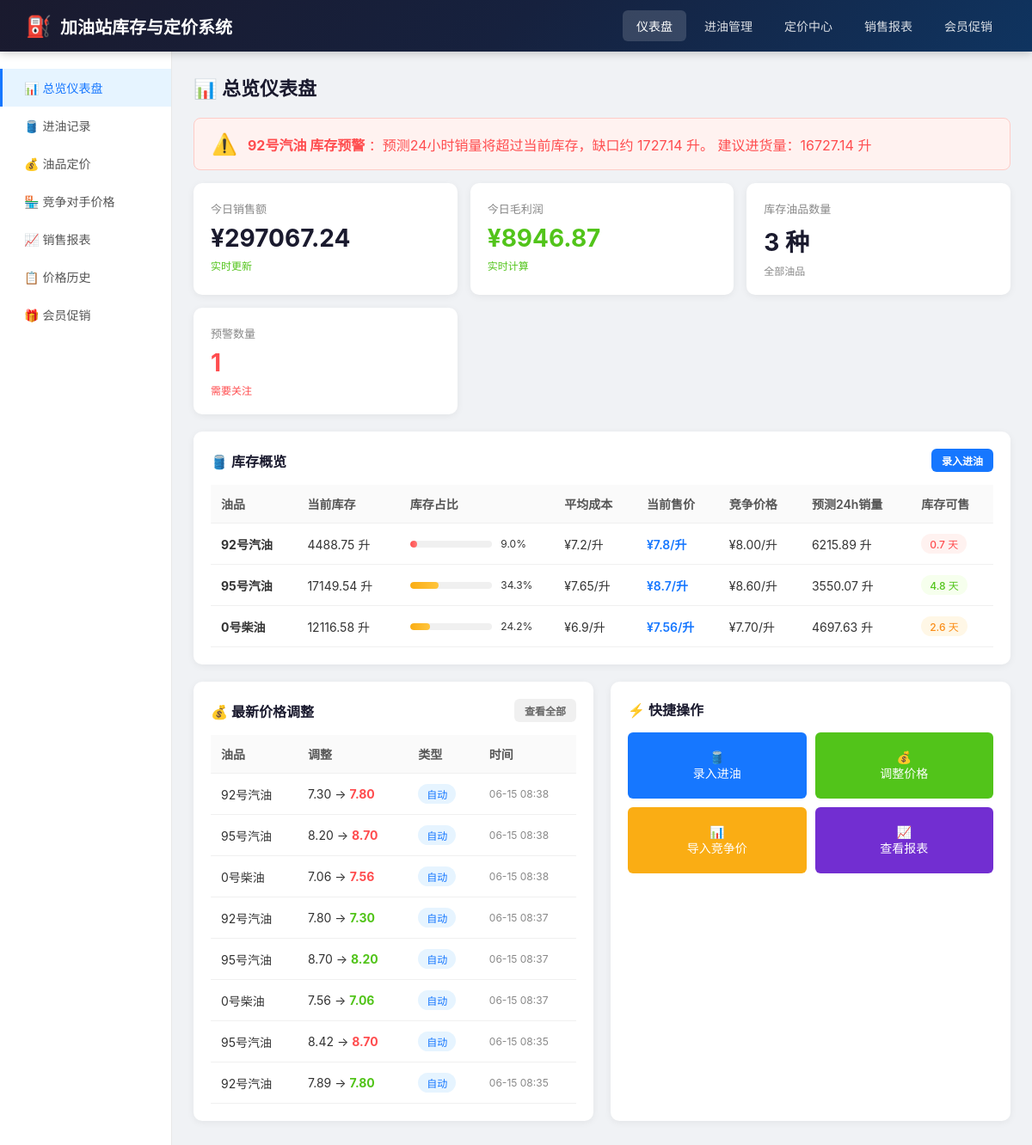
/dashboard, run on the app's committed database.
### models.py (models this page shows, shortened)
class Fuel(db.Model):
    __tablename__ = 'fuels'
    id = db.Column(db.Integer, primary_key=True)
    code = db.Column(db.String(20), unique=True, nullable=False)
    name = db.Column(db.String(50), nullable=False)
    tank_capacity = db.Column(db.Float, default=50000)
    current_price = db.Column(db.Float, nullable=False)
    price_update_time = db.Column(db.DateTime, default=datetime.now)
    created_at = db.Column(db.DateTime, default=datetime.now)
    intake_records = db.relationship('IntakeRecord', backref='fuel', lazy='dynamic')
    sales_records = db.relationship('SalesRecord', backref='fuel', lazy='dynamic')
    price_histories = db.relationship('PriceHistory', backref='fuel', lazy='dynamic')
    competitor_prices = db.relationship('CompetitorPrice', backref='fuel', lazy='dynamic')
    member_promotions = db.relationship('MemberPromotion', backref='fuel', lazy='dynamic')

class CompetitorPrice(db.Model):
    __tablename__ = 'competitor_prices'
    id = db.Column(db.Integer, primary_key=True)
    fuel_id = db.Column(db.Integer, db.ForeignKey('fuels.id'), nullable=False)
    price = db.Column(db.Float, nullable=False)
    record_date = db.Column(db.Date, nullable=False)
    created_at = db.Column(db.DateTime, default=datetime.now)
    __table_args__ = (
        db.UniqueConstraint('fuel_id', 'record_date', name='_fuel_date_uc'),
    )

class PriceHistory(db.Model):
    __tablename__ = 'price_histories'
    id = db.Column(db.Integer, primary_key=True)
    fuel_id = db.Column(db.Integer, db.ForeignKey('fuels.id'), nullable=False)
    old_price = db.Column(db.Float, nullable=False)
    new_price = db.Column(db.Float, nullable=False)
    change_time = db.Column(db.DateTime, nullable=False)
    change_type = db.Column(db.String(20), nullable=False)
    reason = db.Column(db.String(200))
    created_at = db.Column(db.DateTime, default=datetime.now)

### app.py (the view, shortened to what this page needs)
@app.route('/dashboard')
def dashboard():
    fuels = Fuel.query.all()
    inventory_data = []
    warnings = []
    for fuel in fuels:
        current_stock = get_current_stock(fuel.id)
        avg_cost = get_moving_average_cost(fuel.id)
        predicted_24h = predict_24h_sales(fuel.id)
        stock_days = current_stock / predicted_24h if predicted_24h > 0 else 0
        fuel_data = {
            'id': fuel.id,
            'name': fuel.name,
            'code': fuel.code,
            'current_stock': round(current_stock, 2),
            'capacity': fuel.tank_capacity,
            'stock_percent': round((current_stock / fuel.tank_capacity) * 100, 1),
            'avg_cost': round(avg_cost, 3),
            'current_price': round(fuel.current_price, 2),
            'predicted_24h': round(predicted_24h, 2),
            'stock_days': round(stock_days, 1),
            'competitor_price': get_latest_competitor_price(fuel.id)
        }
        inventory_data.append(fuel_data)
        if predicted_24h > current_stock:
            shortage = predicted_24h - current_stock
            suggested_order = shortage + (fuel.tank_capacity * 0.3)
            warnings.append({
                'fuel_name': fuel.name,
                'shortage': round(shortage, 2),
                'suggested_order': round(suggested_order, 2),
                'level': 'danger'
            })
    today = datetime.now().date()
    today_sales = get_daily_sales(today)
    today_revenue = sum(s['revenue'] for s in today_sales.values()) if today_sales else 0
    today_profit = sum(s['profit'] for s in today_sales.values()) if today_sales else 0
    price_histories = PriceHistory.query.order_by(PriceHistory.change_time.desc()).limit(10).all()
    return render_template('dashboard.html',
                         inventory_data=inventory_data,
                         warnings=warnings,
                         today_revenue=round(today_revenue, 2),
                         today_profit=round(today_profit, 2),
                         price_histories=price_histories)

### utils.py (called while the page is built, shortened)
def get_current_stock(fuel_id):
    intakes = IntakeRecord.query.filter_by(fuel_id=fuel_id).all()
    total_intake = sum(r.volume for r in intakes)
    sales = SalesRecord.query.filter_by(fuel_id=fuel_id).all()
    total_sales = sum(r.volume for r in sales)
    return total_intake - total_sales

def get_moving_average_cost(fuel_id):
    intakes = IntakeRecord.query.filter_by(fuel_id=fuel_id)\
        .order_by(IntakeRecord.intake_time.asc()).all()
    if not intakes:
        return 0
    total_volume = 0
    total_cost = 0
    for intake in intakes:
        new_total_volume = total_volume + intake.volume
        new_total_cost = total_cost + (intake.volume * intake.cost_price)
        total_volume = new_total_volume
        total_cost = new_total_cost
    if total_volume == 0:
        return 0
    return total_cost / total_volume

def get_latest_competitor_price(fuel_id):
    latest = CompetitorPrice.query.filter_by(fuel_id=fuel_id)\
        .order_by(CompetitorPrice.record_date.desc()).first()
    return latest.price if latest else None

def predict_24h_sales(fuel_id):
    seven_days_ago = datetime.now() - timedelta(days=7)
    sales = SalesRecord.query.filter(
        SalesRecord.fuel_id == fuel_id,
        SalesRecord.sale_time >= seven_days_ago
    ).all()
    total_volume = sum(s.volume for s in sales)
    daily_avg = total_volume / 7
    day_factor = 1.0
    today = datetime.now().weekday()
    if today >= 5:
        day_factor = 1.15
    return daily_avg * day_factor

def get_daily_sales(report_date):
    if isinstance(report_date, datetime):
        report_date = report_date.date()
    start = datetime.combine(report_date, datetime.min.time())
    end = datetime.combine(report_date + timedelta(days=1), datetime.min.time())
    sales = SalesRecord.query.filter(
        SalesRecord.sale_time >= start,
        SalesRecord.sale_time < end
    ).all()
    result = {}
    for sale in sales:
        if sale.fuel_id not in result:
            result[sale.fuel_id] = {'volume': 0, 'revenue': 0, 'profit': 0, 'count': 0}
        result[sale.fuel_id]['volume'] += sale.volume
        result[sale.fuel_id]['revenue'] += sale.total_revenue
        result[sale.fuel_id]['profit'] += sale.profit
        result[sale.fuel_id]['count'] += 1
    return result

### templates/dashboard.html (shortened to what this page needs)
{% extends 'base.html' %}
{% block content %}
<h2 class="page-title">📊 总览仪表盘</h2>
{% if warnings %}
    {% for warning in warnings %}
        <div class="warning-banner {{ warning.level }}">
            <span class="icon">⚠️</span>
            <div>
                <strong>{{ warning.fuel_name }} 库存预警</strong>
                {% if warning.shortage > 0 %}
                    ：预测24小时销量将超过当前库存，缺口约 {{ warning.shortage }} 升。
                {% else %}
                    ：库存周转天数不足2天。
                {% endif %}
                建议进货量：{{ warning.suggested_order }} 升
            </div>
        </div>
    {% endfor %}
{% endif %}
<div class="stat-cards">
    <div class="stat-card">
        <div class="stat-label">今日销售额</div>
        <div class="stat-value">¥{{ today_revenue }}</div>
        <div class="stat-change" style="color: #52c41a;">实时更新</div>
    </div>
    <div class="stat-card">
        <div class="stat-label">今日毛利润</div>
        <div class="stat-value" style="color: #52c41a;">¥{{ today_profit }}</div>
        <div class="stat-change" style="color: #52c41a;">实时计算</div>
    </div>
    <div class="stat-card">
        <div class="stat-label">库存油品数量</div>
        <div class="stat-value">{{ inventory_data|length }} 种</div>
        <div class="stat-change" style="color: #888;">全部油品</div>
    </div>
    <div class="stat-card">
        <div class="stat-label">预警数量</div>
        <div class="stat-value" style="color: {{ '#ff4d4f' if warnings else '#52c41a' }};">{{ warnings|length }}</div>
        <div class="stat-change" style="color: {{ '#ff4d4f' if warnings else '#52c41a' }};">需要关注</div>
    </div>
</div>
<div class="card">
    <div class="card-title">
        <span>🛢️ 库存概览</span>
        <a href="{{ url_for('intake') }}" class="btn btn-primary btn-sm">录入进油</a>
    </div>
    <table>
        <thead>
            <tr>
                <th>油品</th>
                <th>当前库存</th>
                <th>库存占比</th>
                <th>平均成本</th>
                <th>当前售价</th>
                <th>竞争价格</th>
                <th>预测24h销量</th>
                <th>库存可售</th>
            </tr>
        </thead>
        <tbody>
            {% for item in inventory_data %}
            <tr>
                <td><strong>{{ item.name }}</strong></td>
                <td>{{ item.current_stock }} 升</td>
                <td style="min-width: 150px;">
                    <div style="display: flex; align-items: center; gap: 10px;">
                        <div class="progress-bar" style="flex: 1;">
                            <div class="progress-fill
                                {% if item.stock_percent > 50 %}green
                                {% elif item.stock_percent > 20 %}yellow
                                {% else %}red{% endif %}"
                                style="width: {{ item.stock_percent }}%;"></div>
                        </div>
                        <span style="font-size: 12px; min-width: 50px;">{{ item.stock_percent }}%</span>
                    </div>
                </td>
                <td>¥{{ item.avg_cost }}/升</td>
                <td style="color: #1677ff; font-weight: 600;">¥{{ item.current_price }}/升</td>
                <td>
                    {% if item.competitor_price %}
                        ¥{{ '%.2f'|format(item.competitor_price) }}/升
                    {% else %}
                        <span style="color: #999;">暂无数据</span>
                    {% endif %}
                </td>
                <td>{{ item.predicted_24h }} 升</td>
                <td>
                    <span class="tag {% if item.stock_days > 3 %}tag-green{% elif item.stock_days > 1 %}tag-orange{% else %}tag-red{% endif %}">
                        {{ item.stock_days }} 天
                    </span>
                </td>
            </tr>
            {% endfor %}
        </tbody>
    </table>
</div>
<div class="grid-2">
    <div class="card">
        <div class="card-title">
            <span>💰 最新价格调整</span>
            <a href="{{ url_for('price_history') }}" class="btn btn-sm" style="background: #f0f0f0; color: #666;">查看全部</a>
        </div>
        {% if price_histories %}
        <table>
            <thead>
                <tr>
                    <th>油品</th>
                    <th>调整</th>
                    <th>类型</th>
                    <th>时间</th>
                </tr>
            </thead>
            <tbody>
                {% for ph in price_histories[:8] %}
                <tr>
                    <td>{{ ph.fuel.name }}</td>
                    <td>
                        {{ '%.2f'|format(ph.old_price) }} →
                        <strong style="color: {% if ph.new_price > ph.old_price %}#ff4d4f{% else %}#52c41a{% endif %};">
                            {{ '%.2f'|format(ph.new_price) }}
                        </strong>
                    </td>
                    <td>
                        <span class="tag {% if ph.change_type == 'auto' %}tag-blue{% else %}tag-purple{% endif %}">
                            {{ '自动' if ph.change_type == 'auto' else '手动' }}
                        </span>
                    </td>
                    <td style="font-size: 12px; color: #888;">{{ ph.change_time.strftime('%m-%d %H:%M') }}</td>
                </tr>
                {% endfor %}
            </tbody>
        </table>
        {% else %}
        <p style="color: #999; text-align: center; padding: 20px;">暂无价格调整记录</p>
        {% endif %}
    </div>
    <div class="card">
        <div class="card-title">
            <span>⚡ 快捷操作</span>
        </div>
        <div style="display: grid; grid-template-columns: 1fr 1fr; gap: 10px;">
            <a href="{{ url_for('intake') }}" class="btn btn-primary" style="text-align: center; padding: 20px;">
                🛢️<br>录入进油
            </a>
            <a href="{{ url_for('pricing') }}" class="btn btn-success" style="text-align: center; padding: 20px;">
                💰<br>调整价格
            </a>
            <a href="{{ url_for('competitor') }}" class="btn btn-warning" style="text-align: center; padding: 20px;">
                📊<br>导入竞争价
            </a>
            <a href="{{ url_for('sales_report') }}" class="btn" style="background: #722ed1; color: white; text-align: center; padding: 20px;">
                📈<br>查看报表
            </a>
        </div>
    </div>
</div>
{% endblock %}

### templates/base.html (style rules this page uses)
* { margin: 0; padding: 0; box-sizing: border-box; }
body { font-family: -apple-system, BlinkMacSystemFont, 'Segoe UI', Roboto, 'Helvetica Neue', Arial, sans-serif; background: #f0f2f5; color: #333; }
.page-title { font-size: 22px; font-weight: 600; margin-bottom: 20px; color: #1a1a2e; }
.card { background: white; border-radius: 10px; padding: 20px; box-shadow: 0 2px 8px rgba(0,0,0,0.06); margin-bottom: 20px; }
.card-title { font-size: 16px; font-weight: 600; margin-bottom: 15px; color: #1a1a2e; display: flex; align-items: center; justify-content: space-between; }
.btn { display: inline-block; padding: 8px 18px; border: none; border-radius: 6px; cursor: pointer; font-size: 14px; text-decoration: none; transition: all 0.2s; }
.btn-primary { background: #1677ff; color: white; }
.btn-success { background: #52c41a; color: white; }
.btn-warning { background: #faad14; color: white; }
.btn-sm { padding: 5px 12px; font-size: 12px; }
table { width: 100%; border-collapse: collapse; }
th, td { padding: 12px; text-align: left; border-bottom: 1px solid #f0f0f0; font-size: 14px; }
th { background: #fafafa; font-weight: 600; color: #555; }
.tag { display: inline-block; padding: 3px 10px; border-radius: 12px; font-size: 12px; font-weight: 500; }
.tag-green { background: #f6ffed; color: #52c41a; }
.tag-red { background: #fff2f0; color: #ff4d4f; }
.tag-blue { background: #e6f4ff; color: #1677ff; }
.tag-orange { background: #fff7e6; color: #fa8c16; }
.stat-cards { display: grid; grid-template-columns: repeat(auto-fit, minmax(240px, 1fr)); gap: 15px; margin-bottom: 20px; }
.stat-card { background: white; border-radius: 10px; padding: 20px; box-shadow: 0 2px 8px rgba(0,0,0,0.06); }
.stat-card .stat-label { font-size: 13px; color: #888; margin-bottom: 8px; }
.stat-card .stat-value { font-size: 28px; font-weight: 700; color: #1a1a2e; }
.stat-card .stat-change { font-size: 12px; margin-top: 6px; }
.progress-bar { width: 100%; height: 8px; background: #f0f0f0; border-radius: 4px; overflow: hidden; }
.progress-fill { height: 100%; border-radius: 4px; transition: width 0.3s; }
.progress-fill.yellow { background: linear-gradient(90deg, #faad14, #ffc53d); }
.progress-fill.red { background: linear-gradient(90deg, #ff4d4f, #ff7875); }
.warning-banner { padding: 15px 20px; border-radius: 8px; margin-bottom: 15px; display: flex; align-items: center; gap: 12px; }
.warning-banner.danger { background: #fff2f0; border: 1px solid #ffccc7; color: #ff4d4f; }
.warning-banner .icon { font-size: 24px; }
.grid-2 { display: grid; grid-template-columns: 1fr 1fr; gap: 20px; }

### data on the page
Fuel: fuel_name "92号汽油", shortage "1727.14", suggested_order "16727.14", name "92号汽油"
CompetitorPrice: competitor_price "8.00"
Fuel: name "95号汽油"
CompetitorPrice: competitor_price "8.60"
Fuel: name "0号柴油"
CompetitorPrice: competitor_price "7.70"
PriceHistory: fuel.name "92号汽油", old_price "7.30", new_price "7.80", change_type "自动", change_time "06-15 08:38"
PriceHistory: fuel.name "95号汽油", old_price "8.20", new_price "8.70", change_type "自动", change_time "06-15 08:38"
PriceHistory: fuel.name "0号柴油", old_price "7.06", new_price "7.56", change_type "自动", change_time "06-15 08:38"
PriceHistory: fuel.name "92号汽油", old_price "7.80", new_price "7.30", change_type "自动", change_time "06-15 08:37"
PriceHistory: fuel.name "95号汽油", old_price "8.70", new_price "8.20", change_type "自动", change_time "06-15 08:37"
PriceHistory: fuel.name "0号柴油", old_price "7.56", new_price "7.06", change_type "自动", change_time "06-15 08:37"
PriceHistory: fuel.name "95号汽油", old_price "8.42", new_price "8.70", change_type "自动", change_time "06-15 08:35"
PriceHistory: fuel.name "92号汽油", old_price "7.89", new_price "7.80", change_type "自动", change_time "06-15 08:35"

### other printed values
{{ today_revenue }} "297067.24"
{{ today_profit }} "8946.87"
{{ inventory_data|length }} "3"
{{ warnings|length }} "1"
{{ item.current_stock }} "4488.75" "17149.54" "12116.58"
{{ item.stock_percent }} "9.0" "34.3" "24.2"
{{ item.avg_cost }} "7.2" "7.65" "6.9"
{{ item.current_price }} "7.8" "8.7" "7.56"
{{ item.predicted_24h }} "6215.89" "3550.07" "4697.63"
{{ item.stock_days }} "0.7" "4.8" "2.6"
